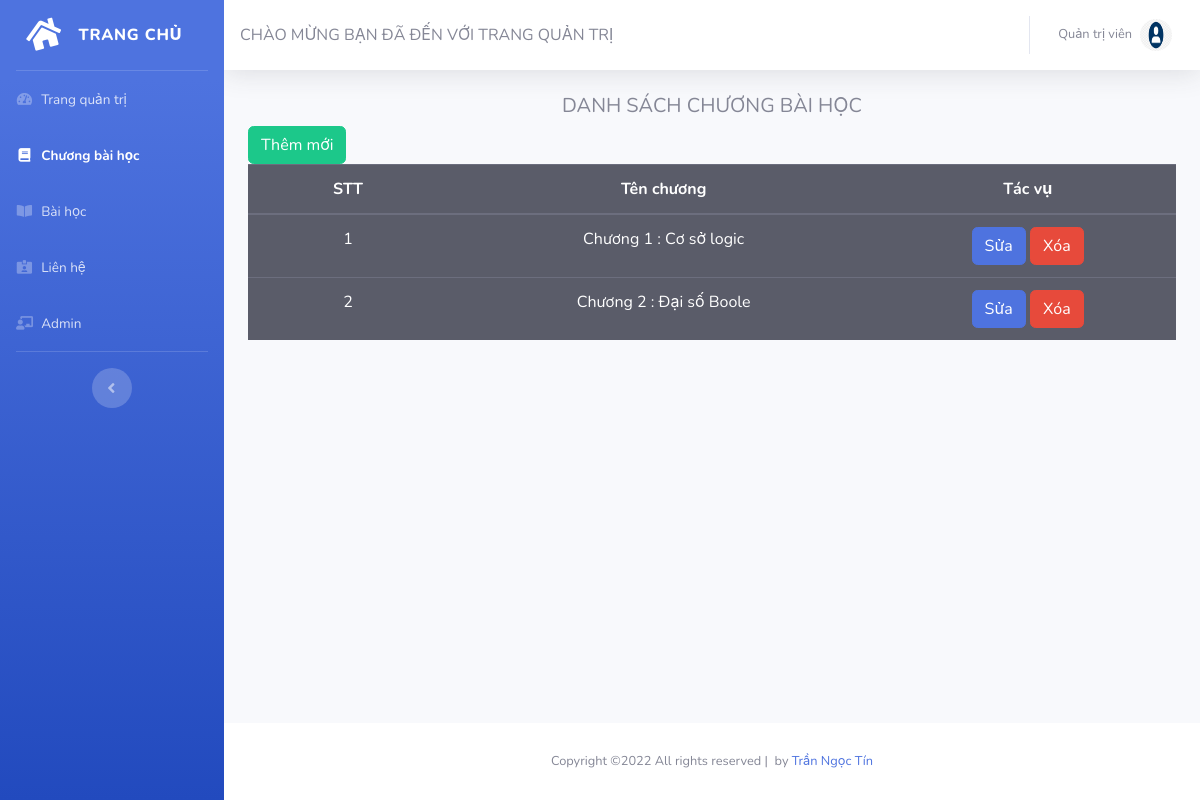
Page /admin/index.php?ql=loaitintuc/ds (signed in) on the committed database.
### tables this page shows
CREATE TABLE `tbl_loaitintuc` (
  `id_loaitintuc` int(11) NOT NULL,
  `ten_loai_tin_tuc` varchar(100) NOT NULL
);

### admin/loaitintuc/ds.php (the view, shortened to what this page needs)
<?php
	include_once('../config/connect.php');
	$sql = "SELECT * FROM tbl_loaitintuc";
	$query = $con->query($sql);
 ?>
<div>
	<h5 style="text-align: center;">DANH SÁCH CHƯƠNG BÀI HỌC</h5>
	<a href="?ql=loaitintuc/them" class="btn btn-success">Thêm mới</a>
	<div class="table-responsive">
		<table class="table align-items-center table-dark table-flush">
		  <thead class="thead-dark">
		    <tr style="text-align: center;">
		      <th width="200px;" scope="col">STT</th>
		      <th scope="col">Tên chương</th>
		      <th scope="col">Tác vụ</th>
		    </tr>
		  </thead>
		  <tbody>
		      <?php
		      $stt = 1;
		      while ($row = $query->fetch_assoc()) { ?>
		      <tr style="text-align: center;">
		      	<td scope="row"><?php echo $stt++; ?></td>
		      	<td><?php echo $row['ten_loai_tin_tuc']; ?></td>
		      	<td>
		      		<a class="btn btn-primary" href="?ql=loaitintuc/sua&id=<?php echo $row['id_loaitintuc']; ?>" class="btn btn-outline-warning">Sửa</a>
		      		<a class="btn btn-danger" href="?ql=loaitintuc/ds&id=<?php echo $row['id_loaitintuc'] ?>">Xóa</a>
		      	</td>
		    </tr>
		<?php } ?>
		  </tbody>
		</table>
	</div>
</div>

### rows in the picture
tbl_loaitintuc: ten_loai_tin_tuc "Chương 1 : Cơ sở logic"
tbl_loaitintuc: ten_loai_tin_tuc "Chương 2 : Đại số Boole"

### other values in the picture
$_SESSION['tk']['tenhienthi'] "Quản trị viên"
